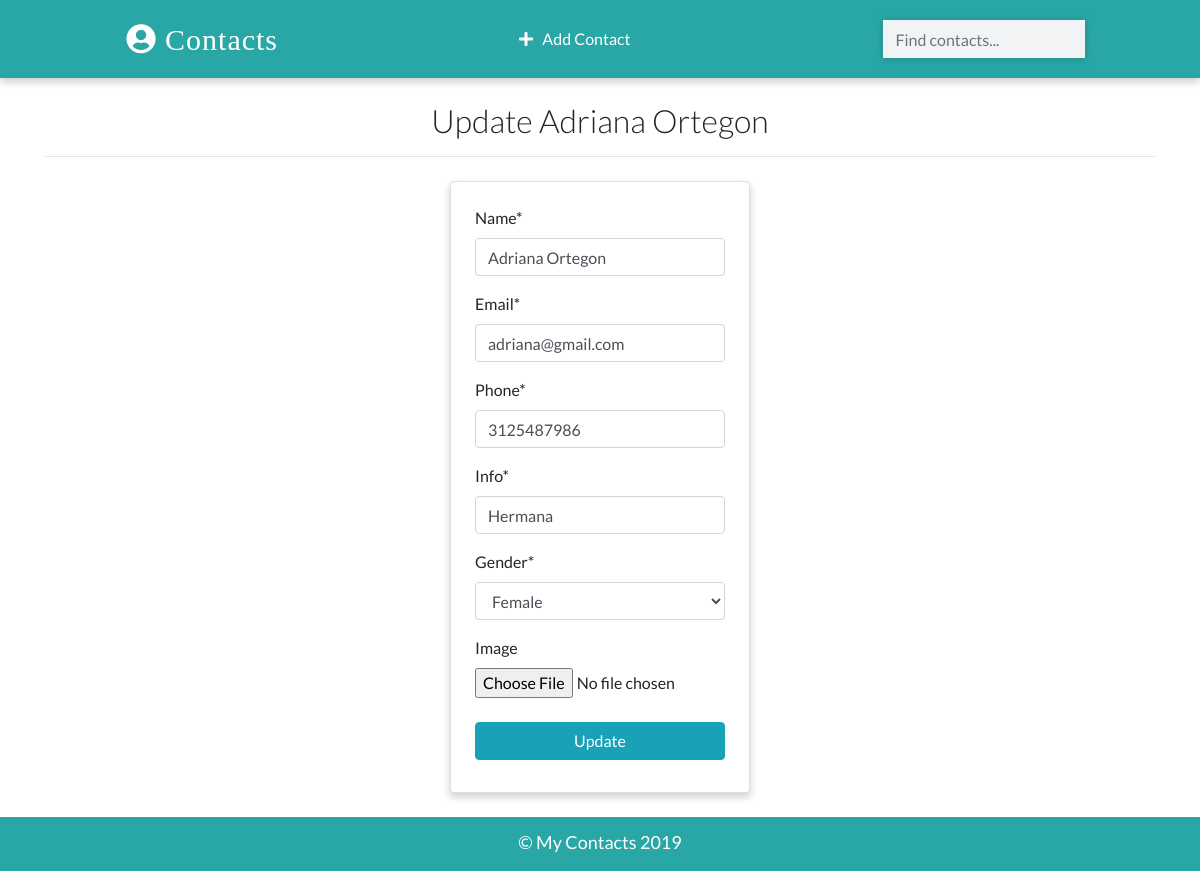
The app's page /contacts/update/1 with its own data.
### app/models.py (models this page shows)
class Contact(models.Model):
    name = models.CharField(max_length=20)
    email = models.EmailField(max_length=100)
    phone = models.IntegerField()
    info = models.CharField(max_length=30)
    gender = models.CharField(max_length=50, choices=(
         ('male', 'Male'),
         ('female', 'Female')
        )
    )
    image = models.ImageField(upload_to='images/', blank=True)
    date_added = models.DateField( auto_now_add=True)
    def __str__(self):
        return self.name
    class Meta:
        ordering = ['-id']

### app/views.py (the view, shortened to what this page needs)
# urls.py: path('contacts/update/<int:pk>', views.ContactUpdateView.as_view(), name='update'),
class ContactUpdateView(UpdateView):
    model = Contact
    template_name = 'update.html'
    fields = ['name', 'email', 'phone','info', 'gender', 'image']

### templates/update.html (shortened to what this page needs)
{% extends 'base.html' %}
{% load crispy_forms_tags %}
{% block content %}
    <div class="container">
        <h2 class="heading font-weight-light text-center">Update {{contact}}</h2>
        <hr>
    </div>
    <div class="container w-25 card p-4 mt-4">
        <form action="" method="POST" enctype="multipart/form-data">
            {{form | crispy}}
            <input type="submit" value="Update" class="w-100 text-white text-center my-2 btn btn-info">
        </form>
    </div>
{% endblock content %}

### static/css/main.css (style rules this page uses)
:root { --back: #29a7a6; --girl: #e64298; --boy: #2874dd; }
body { font-family: Lato, sans-serif; }
.card { box-shadow: 0 4px 8px 0 rgba(0, 0, 0, 0.2); transition: 0.3s; min-width: 250px; box-sizing: border-box; }

### records on screen
Contact: name "Adriana Ortegon", email "adriana@gmail.com", phone "3125487986", info "Hermana", gender "Female"
